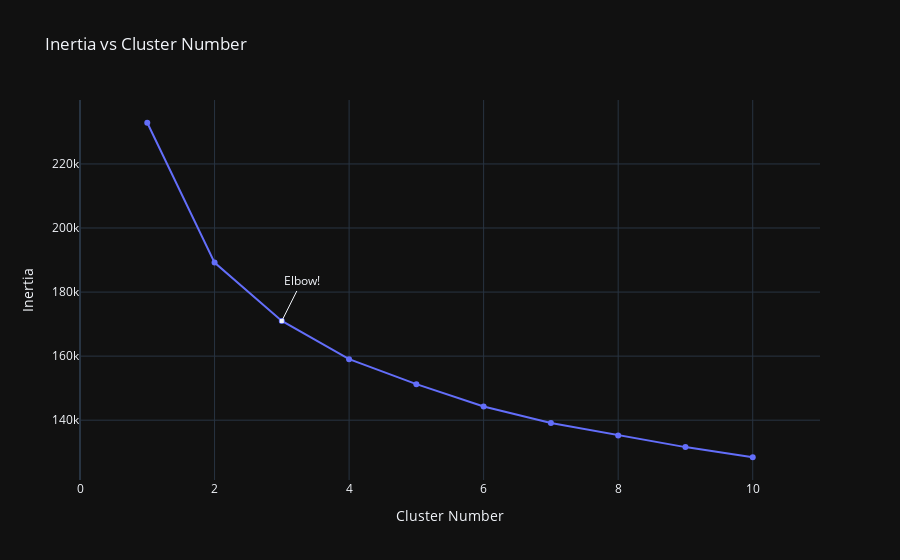

Here is the notebook cell this chart was saved with:
### Code cell
fig = go.Figure(data=go.Scatter(x=np.arange(1,11),y=inertia))
fig.update_layout(title="Inertia vs Cluster Number",xaxis=dict(range=[0,11],title="Cluster Number"),
                  yaxis={'title':'Inertia'},
                 annotations=[
        dict(
            x=3,
            y=inertia[2],
            xref="x",
            yref="y",
            text="Elbow!",
            showarrow=True,
            arrowhead=7,
            ax=20,
            ay=-40
        )
    ])

### Figure 1 — Plotly figure (JSON) as saved in the notebook; plotly's stock layout.template omitted (floating-point values rounded to 4 significant figures)
{"data": [{"x": [1, 2, 3, 4, 5, 6, 7, 8, 9, 10], "y": [232900.0, 189200.0, 171000.0, 159100.0, 151200.0, 144300.0, 139100.0, 135300.0, 131600.0, 128400.0], "type": "scatter"}], "layout": {"xaxis": {"range": [0, 11], "title": {"text": "Cluster Number"}}, "title": {"text": "Inertia vs Cluster Number"}, "yaxis": {"title": {"text": "Inertia"}}, "annotations": [{"arrowhead": 7, "ax": 20, "ay": -40, "showarrow": true, "text": "Elbow!", "x": 3, "xref": "x", "y": 171000.0, "yref": "y"}]}}
